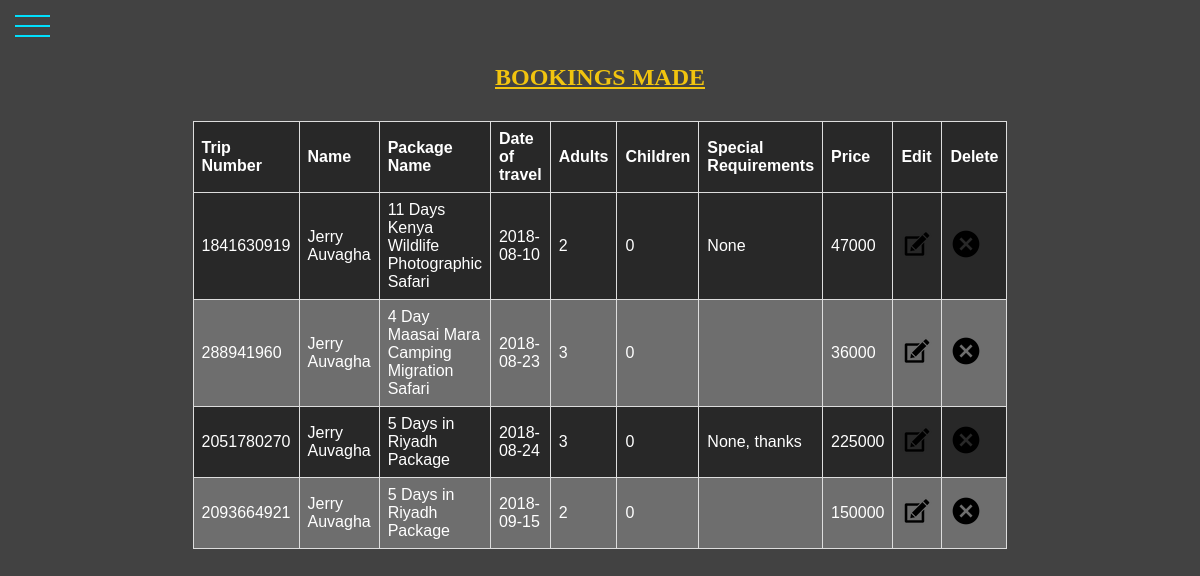
Page /public_html/ToursManagement/admin-booked.php on the committed database.
### tables this page shows
CREATE TABLE `trips` (
  `trip_no` int(255) NOT NULL,
  `user_id` int(255) NOT NULL,
  `date` date NOT NULL,
  `adult_count` int(10) NOT NULL,
  `child_count` int(10) NOT NULL,
  `country` varchar(255) NOT NULL,
  `phone_number` varchar(20) DEFAULT NULL,
  `package_chosen` varchar(255) NOT NULL,
  `special_requirements` varchar(255) NOT NULL,
  `total_price` int(255) NOT NULL
);

### public_html/ToursManagement/admin-booked.php (the view, shortened to what this page needs)
<!DOCTYPE html>
<html lang="en">
<head>
    <link href="css/admin-package.css" rel="stylesheet" type="text/css">
</head>
<body>
<?php
 $con = new mysqli("localhost", "root", "", "global_tours_and_events_ke");
?>
<br>
<br>
<?php require './nav-bar.php';?>
<section id="side-bar">
    <div>
        <?php
        if ($result = $con->query("SELECT `trip_no`,`registered-users`.`user_id`, `fname`, `lname`,`date`, `adult_count`, `child_count`, `country`, `phone_number`, `package_chosen`, `special_requirements`, `total_price` FROM `trips` JOIN `registered-users` WHERE `registered-users`.`user_id` = `trips`.`user_id` ORDER BY date")) {
            if ($result->num_rows > 0) {
                echo " <table id='bookings'>";
                echo "<h2>BOOKINGS MADE</h2>";
                echo "<thead>";
                echo "<tr>";
                echo "<th>Trip Number</th>";
                echo "<th>Name</th>";
                echo "<th>Package Name</th>";
                echo "<th>Date of travel</th>";
                echo "<th>Adults</th>";
                echo "<th>Children</th>";
                echo "<th>Special Requirements</th>";
                echo "<th>Price</th>";
                echo "<th>Edit</th>";
                echo "<th>Delete</th>";
                echo "</tr>";
                echo "</thead>";
                echo "<tbody>";
                while ($row = $result->fetch_array()) {
                    echo "<tr>";
                    echo "<td>" . $row['trip_no'] . "</td>";
                    echo "<td>" . $row['fname'] ." ".$row['lname']. "</td>";
                    echo "<td>" . $row['package_chosen'] . "</td>";
                    echo "<td>" . $row['date'] . "</td>";
                    echo "<td>" . $row['adult_count'] . "</td>";
                    echo "<td>" . $row['child_count'] . "</td>";
                    echo "<td>" . $row['special_requirements'] . "</td>";
                    echo "<td>" . $row['total_price'] . "</td>";
                    echo '<td><a href="booking-edit-test.php?id=' . $row['trip_no'] .'"><img src=\'img/update.png\'></a></td>';
                    echo '<td><a class="delete_booking" href="booking-delete.php?id='.$row['trip_no'].'&package='.$row['package_chosen'].'"><img src=\'img/remove.png\'></a></td>';
                    echo "</tr>";
                }
            }
            echo "</tbody>";
            echo "</table>";
        }
        ?>
    </div>
</section>
</body>
</html>

### public_html/ToursManagement/nav-bar.php (shortened to what this page needs)
<!DOCTYPE HTML>
<html>
<head>
    <link href="css/admin-header.css" rel="stylesheet" type="text/css">
</head>
<body>
</body>
    <div id="btn">
        <div id='top'></div>
        <div id='middle'></div>
        <div id='bottom'></div>
    </div>
</html>

### public_html/ToursManagement/css/admin-package.css (style rules this page uses)
table { font-family: arial, sans-serif; border-collapse: collapse; width: 65%; color: white; margin-top: 30px; margin-left: auto; margin-right: auto; }
h2 { color: #F1C40F; text-align: center; text-decoration: underline; }
td, th { border: 1px solid #dddddd; text-align: left; padding: 8px; }
tr:nth-child(odd) { background-color: #282828; }
tr:nth-child(even) { background-color: #6e6e6e; }

### public_html/ToursManagement/css/admin-header.css (style rules this page uses)
* { box-sizing: border-box; }
body { background-color: #424242; font-size: 16px; }
#btn { position: fixed; z-index: 5; top: 15px; left: 15px; cursor: pointer; transition: left 500ms cubic-bezier(0.6, 0.05, 0.28, 0.91); }
#btn div { width: 35px; height: 2px; margin-bottom: 8px; background-color: #00DFFC; transition: opacity 500ms, background-color 250ms, -webkit-transform 500ms cubic-bezier(0.6, 0.05, 0.28, 0.91); transition: transform 500ms cubic-bezier(0.6, 0.05, 0.28, 0.91), opacity 500ms, background-color 250ms; transition: transform 500ms cubic-bezier(0.6, 0.05, 0.28, 0.91), opacity 500ms, background-color 250ms, -webkit-transform 500ms cubic-bezier(0.6, 0.05, 0.28, 0.91); }
#btn, #btn * { will-change: transform; }

### rows in the picture
trips: trip_no "1841630919", user.fname "Jerry", user.lname "Auvagha", package_chosen "11 Days Kenya Wildlife Photographic Safari", date "2018-08-10", adult_count "2", child_count "0", special_requirements "None", total_price "47000"
trips: trip_no "288941960", user.fname "Jerry", user.lname "Auvagha", package_chosen "4 Day Maasai Mara Camping Migration Safari", date "2018-08-23", adult_count "3", child_count "0", total_price "36000"
trips: trip_no "2051780270", user.fname "Jerry", user.lname "Auvagha", package_chosen "5 Days in Riyadh Package", date "2018-08-24", adult_count "3", child_count "0", special_requirements "None, thanks", total_price "225000"
trips: trip_no "2093664921", user.fname "Jerry", user.lname "Auvagha", package_chosen "5 Days in Riyadh Package", date "2018-09-15", adult_count "2", child_count "0", total_price "150000"
